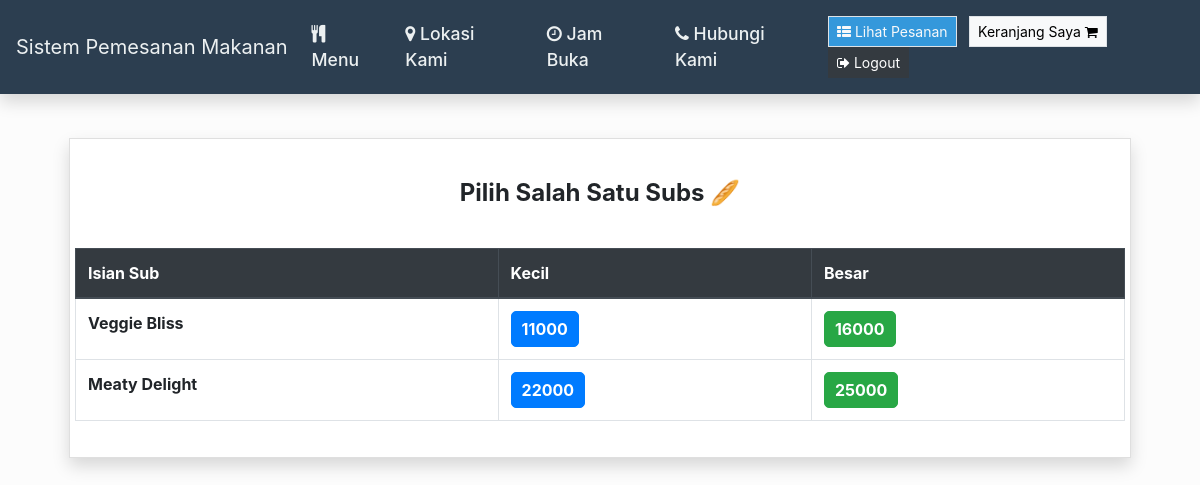
The app's page /Subs (signed in) with its own data.
### orders/models.py (models this page shows, shortened)
class Sub(models.Model):
    sub_filling = models.CharField(max_length=200)
    small_price = models.DecimalField(max_digits=10, decimal_places=0)
    large_price = models.DecimalField(max_digits=10, decimal_places=0)
    class Meta:
        verbose_name = "List of Subway Food"
        verbose_name_plural = "List of Subway Food"

### orders/views.py (the view)
# urls.py: path("Subs", views.subs, name="subs"),
def subs(request):
    if request.user.is_authenticated:
        return render(request, "orders/sub.html", context = {"dishes":Sub.objects.all})
    else:
        return redirect("orders:login")

### orders/templates/orders/sub.html (shortened to what this page needs)
{% extends 'orders/header.html' %} {% block content %}
<div class="container">
    <div class="content my-4 px-4">
        <div class="card rounded-0 shadow">
            <div class="card-body">
                <h4 class="card-title text-center">Pilih Salah Satu Subs &#x1f956;</h4>
                <div class="row justify-content-center">
                    <table class="table table-bordered">
                        <thead class="thead-dark">
                            <tr>
                                <th scope="col">Isian Sub</th>
                                <th scope="col">Kecil</th>
                                <th scope="col">Besar</th>
                            </tr>
                        </thead>
                        <tbody>
                            {% for dish in dishes %}
                            <tr>
                                <th>{{dish.sub_filling}}</th>
                                <td><button type="button" class="btn btn-primary" onclick="add_to_cart({item_description: 'Small Sub - {{dish.sub_filling}}', price: {{dish.small_price}}})"><strong>{{dish.small_price}}</strong></button></td>
                                <td><button type="button" class="btn btn-success" onclick="add_to_cart({item_description: 'Large Sub - {{dish.sub_filling}}', price: {{dish.large_price}}})"><strong>{{dish.large_price}}</strong></button></td>
                            </tr>
                            {% endfor %}
                        </tbody>
                    </table>
                </div>
            </div>
        </div>
    </div>
</div>
{% endblock %}

### orders/static/orders/style.css (style rules this page uses)
html, body { height: 100%; width: 100%; }
body { background-image: url(./../img/wp.jpg); background-repeat: no-repeat; background-size: cover; background-position: center center; backdrop-filter: brightness(0.9887); }

### orders/templates/orders/sub.html (style rules this page uses)
.card { border-radius: 10px; box-shadow: 0 4px 8px rgba(0, 0, 0, 0.1); }
.card-title { font-size: 1.5rem; font-weight: bold; margin: 20px 0; }
.table { margin-top: 20px; border-radius: 5px; }
.table thead { background-color: #343a40; color: white; }
.btn-primary, .btn-success { border-radius: 5px; padding: 5px 10px; }

### records on screen
Sub: sub_filling "Veggie Bliss", small_price "11000", large_price "16000"
Sub: sub_filling "Meaty Delight", small_price "22000", large_price "25000"
